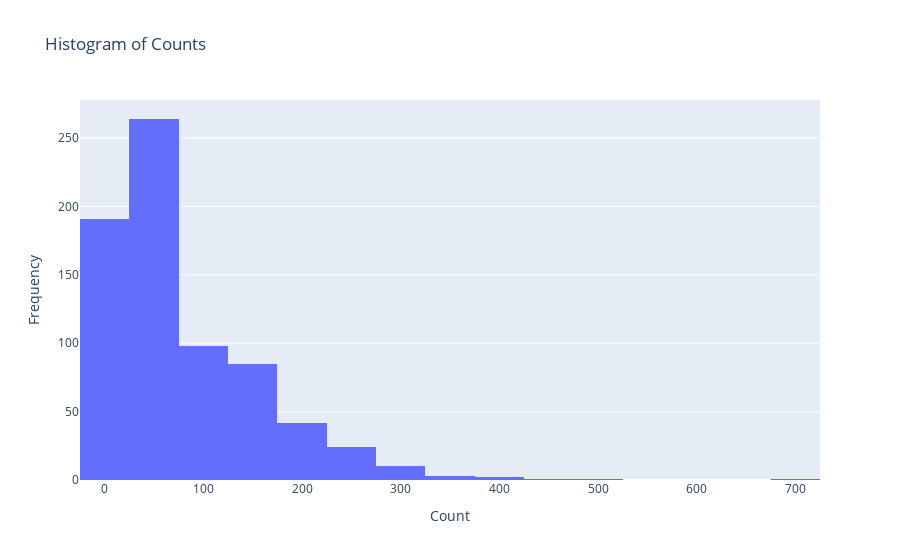

The notebook cell saved with this chart:
### Markdown cell above
## Plot observations

### Code cell
import plotly.express as px

# Create a histogram of the Count column
fig = px.histogram(df, x="Count", nbins=30,title="Histogram of Counts")
fig.update_layout(xaxis_title="Count", yaxis_title="Frequency")
fig.show()
print("Observations > 700",len(df[df["Count"]>600]))
print("ID of the observations > 700",df[df["Count"]>600]["ROOT_ID"].unique())

### Figure 1 — Plotly figure (JSON) as saved in the notebook; plotly's stock layout.template omitted (floating-point values rounded to 4 significant figures; data arrays with more than 128 entries replaced by an {"elided": "..."} marker saying what was removed)
{"data": [{"alignmentgroup": "True", "bingroup": "x", "hovertemplate": "Count=%{x}<br>count=%{y}<extra></extra>", "legendgroup": "", "marker": {"color": "#636efa", "pattern": {"shape": ""}}, "name": "", "nbinsx": 30, "offsetgroup": "", "orientation": "v", "showlegend": false, "type": "histogram", "x": {"elided": "722 float values"}, "xaxis": "x", "yaxis": "y"}], "layout": {"barmode": "relative", "legend": {"tracegroupgap": 0}, "title": {"text": "Histogram of Counts"}, "xaxis": {"anchor": "y", "domain": [0, 1], "title": {"text": "Count"}}, "yaxis": {"anchor": "x", "domain": [0, 1], "title": {"text": "Frequency"}}}}
